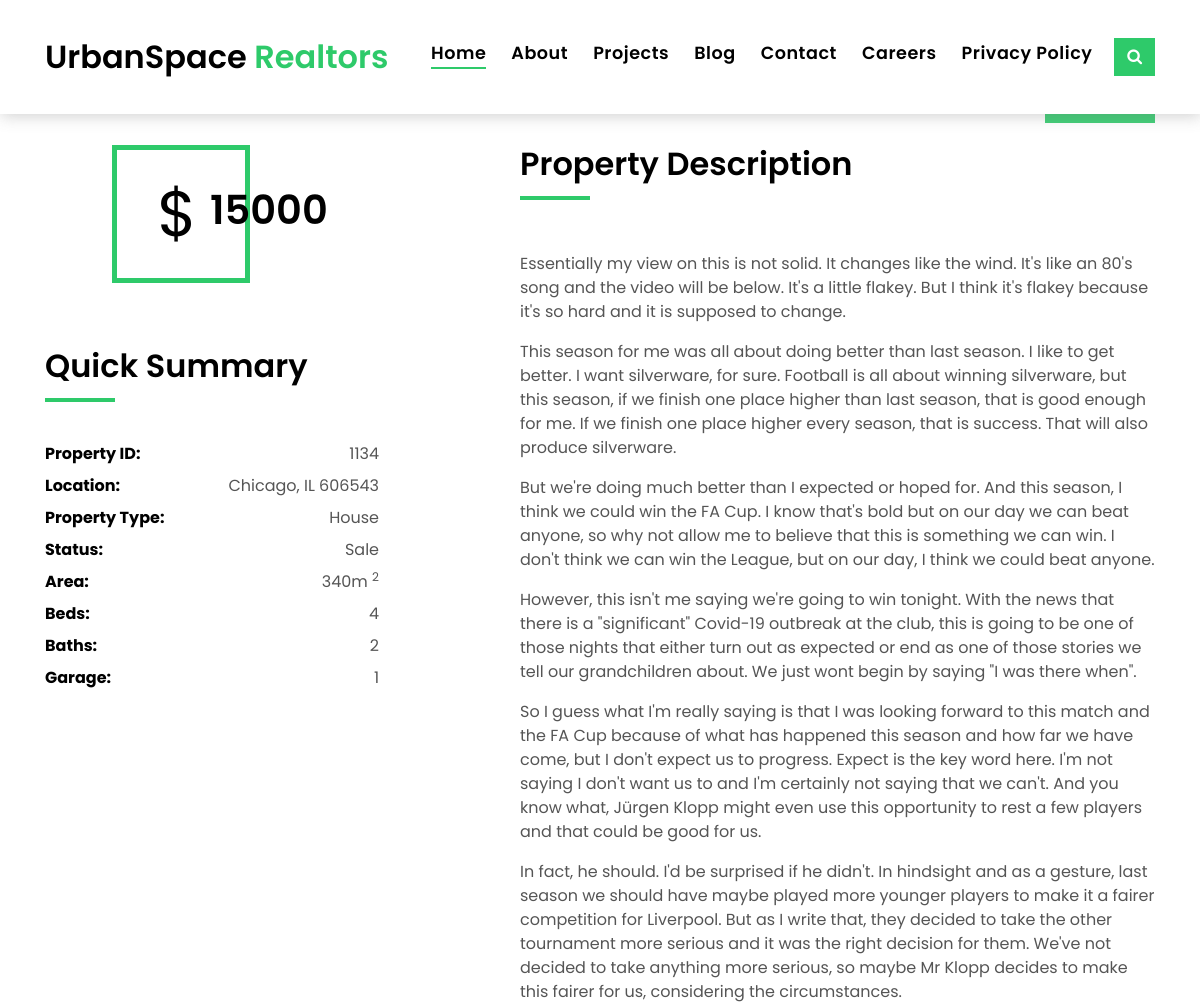
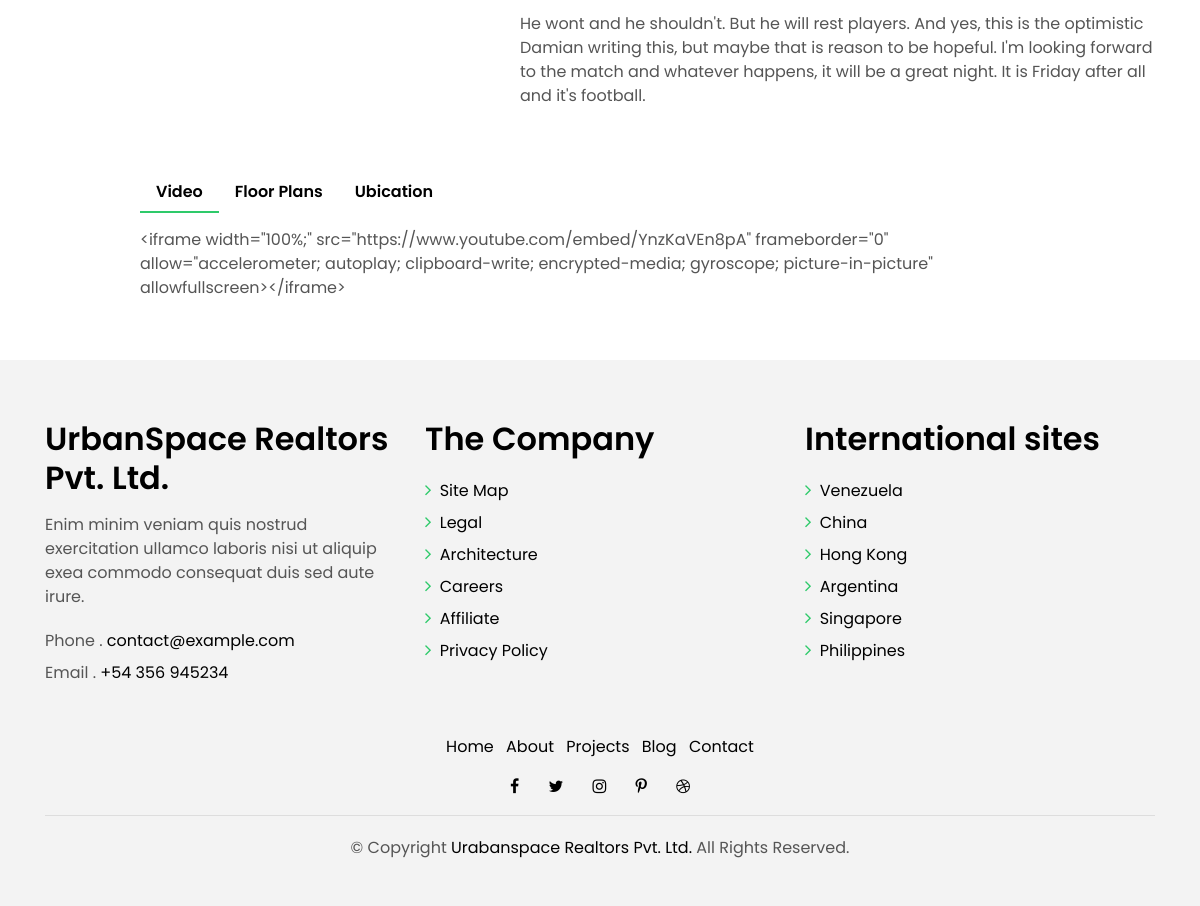
/detail/1, run on the app's committed database (2 pictures, top to bottom).
### main/models.py (models this page shows, shortened)
class Header(models.Model):
    header_img = models.ImageField(upload_to="realestate/header",verbose_name="Header Image")
    additional_img_1 = models.ImageField(upload_to="realestate/property",verbose_name="Side image")
    additional_img_2 = models.ImageField(upload_to="realestate/property",verbose_name="Side image")
    property_video = models.CharField(max_length=2000,verbose_name="Iframe of your property video")
    title = models.CharField(max_length=60,verbose_name="Title")
    content = models.CharField(max_length=200,verbose_name="Content Box")
    about_this = RichTextField(verbose_name="About This Project")
    loacation = models.CharField(max_length=2000,verbose_name="Google location of Property")
    number = models.IntegerField(verbose_name="Serial Number")
    class Meta:
        ordering = ["number"]

### main/views.py (the view)
# urls.py: path("detail/<int:pk>",header_detail_view.as_view(),name="post")
class header_detail_view(DetailView):
    model = Header
    template_name = "property-single.html"

### templates/property-single.html (shortened to what this page needs)
{% extends "base.html" %}
{% block content %}
{% load static %}
<main id="main" style="margin-top:6%;">
  <section class="property-single nav-arrow-b">
    <div class="container">
      <div class="row">
        <div class="col-sm-12">
          <div id="property-single-carousel" class="owl-carousel owl-arrow gallery-property">
          </div>
          <div class="row justify-content-between">
            <div class="col-md-5 col-lg-4">
              <div class="property-price d-flex justify-content-center foo">
                <div class="card-header-c d-flex">
                  <div class="card-box-ico">
                    <span class="ion-money">$</span>
                  </div>
                  <div class="card-title-c align-self-center">
                    <h5 class="title-c">15000</h5>
                  </div>
                </div>
              </div>
              <div class="property-summary">
                <div class="row">
                  <div class="col-sm-12">
                    <div class="title-box-d section-t4">
                      <h3 class="title-d">Quick Summary</h3>
                    </div>
                  </div>
                </div>
                <div class="summary-list">
                  <ul class="list">
                    <li class="d-flex justify-content-between">
                      <strong>Property ID:</strong>
                      <span>1134</span>
                    </li>
                    <li class="d-flex justify-content-between">
                      <strong>Location:</strong>
                      <span>Chicago, IL 606543</span>
                    </li>
                    <li class="d-flex justify-content-between">
                      <strong>Property Type:</strong>
                      <span>House</span>
                    </li>
                    <li class="d-flex justify-content-between">
                      <strong>Status:</strong>
                      <span>Sale</span>
                    </li>
                    <li class="d-flex justify-content-between">
                      <strong>Area:</strong>
                      <span>340m
                        <sup>2</sup>
                      </span>
                    </li>
                    <li class="d-flex justify-content-between">
                      <strong>Beds:</strong>
                      <span>4</span>
                    </li>
                    <li class="d-flex justify-content-between">
                      <strong>Baths:</strong>
                      <span>2</span>
                    </li>
                    <li class="d-flex justify-content-between">
                      <strong>Garage:</strong>
                      <span>1</span>
                    </li>
                  </ul>
                </div>
              </div>
            </div>
            <div class="col-md-7 col-lg-7 section-md-t3">
              <div class="row">
                <div class="col-sm-12">
                  <div class="title-box-d">
                    <h3 class="title-d">Property Description</h3>
                  </div>
                </div>
              </div>
              <div class="property-description">
                <p class="description color-text-a">
                  {{ object.about_this|safe}}
                </p>
              </div>
            </div>
          </div>
        </div>
        <div class="col-md-10 offset-md-1">
          <ul class="nav nav-pills-a nav-pills mb-3 section-t3" id="pills-tab" role="tablist">
            <li class="nav-item">
              <a class="nav-link active" id="pills-video-tab" data-toggle="pill" href="#pills-video" role="tab"
                aria-controls="pills-video" aria-selected="true">Video</a>
            </li>
            <li class="nav-item">
              <a class="nav-link" id="pills-plans-tab" data-toggle="pill" href="#pills-plans" role="tab"
                aria-controls="pills-plans" aria-selected="false">Floor Plans</a>
            </li>
            <li class="nav-item">
              <a class="nav-link" id="pills-map-tab" data-toggle="pill" href="#pills-map" role="tab"
                aria-controls="pills-map" aria-selected="false">Ubication</a>
            </li>
          </ul>
          <div class="tab-content" id="pills-tabContent">
            <div class="tab-pane fade show active" id="pills-video" role="tabpanel" aria-labelledby="pills-video-tab">
              {{ object.property_video }}
            </div>
          </div>
        </div>
      </div>
    </div>
  </section>
</main>
{% endblock content %}

### static/assets/css/style.css (style rules this page uses)
body { font-family: 'Poppins', sans-serif; color: #555555; }
h1, h2, h3, h4, h5, h6 { color: #000000; }
a { color: #000000; transition: all .5s ease; }
.color-text-a { color: #555555; }
.nav-pills-a.nav-pills .nav-link { color: #000000; position: relative; font-weight: 600; }
.nav-pills-a.nav-pills .nav-link.active { background-color: transparent; }
.nav-pills-a.nav-pills .nav-link.active:after { content: ''; position: absolute; left: 0; bottom: -1px; width: 100%; height: 2px; background-color: #2eca6a; z-index: 2; }
.section-t4 { padding-top: 4rem; }
.section-t3 { padding-top: 3rem; }
.title-box-d { padding-bottom: 1.8rem; margin-bottom: 1rem; position: relative; }
.title-box-d .title-d { font-weight: 600; font-size: 2rem; }
.title-box-d .title-d:after { content: ''; position: absolute; width: 70px; height: 4px; background-color: #2eca6a; bottom: 20px; left: 0; }
.gallery-property { margin-bottom: 3rem; }
.property-price { margin: 0 auto; }
.property-price .card-header-c { padding: 0; }
.summary-list { padding-right: 1rem; color: #000000; }
.summary-list .list { padding: 0; line-height: 2; }
.summary-list .list span { color: #555555; }
.card-header-c { padding: 0 1rem 1rem 1rem; }
.card-box-ico { padding: 1rem 3rem 1rem 2.5rem; border: 5px solid #2eca6a; }
.card-box-ico span { font-size: 4rem; color: #000000; }
.title-c { font-size: 2.5rem; font-weight: 600; margin-left: -40px; }
@media (min-width: 768px) { .title-c { font-size: 1.8rem; } }
@media (min-width: 992px) { .title-c { font-size: 2.5rem; } }

### data on the page
Header: about_this "Essentially my view on this is not solid. It changes like the wind. It's like an 80's song and the video will be below. It's a little flakey. But I think it's flakey because it's so hard and it is supposed to change. This season for me was all about doing better than last season. I like to get better. I want silverware, for sure. Football is all about winning silverware, but this season, if we finish one place higher than last season, that is good enough for me. If we finish one place higher every season, that is success. That will also produce silverware. But we're doing much better than I expected or hoped for. And this season, I think we could win the FA Cup. I know that's bold but on…", property_video "<iframe width=\"100%;\" src=\"https://www.youtube.com/embed/YnzKaVEn8pA\" frameborder=\"0\" allow=\"accelerometer; autoplay; clipboard-write; encrypted-media; gyroscope; picture-in-picture\" allowfullscreen></iframe>"
